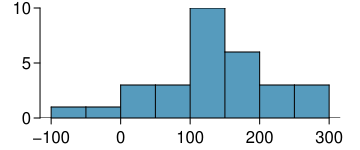

Reproduce this figure in R.
library(openintro)
data(COL)

set.seed(2)
x <- round(rnorm(30, 120, 70))
t.test(x-100)
mean(x)
sd(x)

myPDF('satImprovementHTDataHistogram.pdf', 3.6, 1.5,
      mar = c(1.6, 2, 0.4, 1),
      mgp = c(0, 0.45, 0))
histPlot(x,
         xlab = '',
         ylab = '',
         main = '',
         yaxs="i",
         axes = FALSE,
         col = COL[1])
axis(1)
axis(2, at = seq(0, 10, 5))
dev.off()
